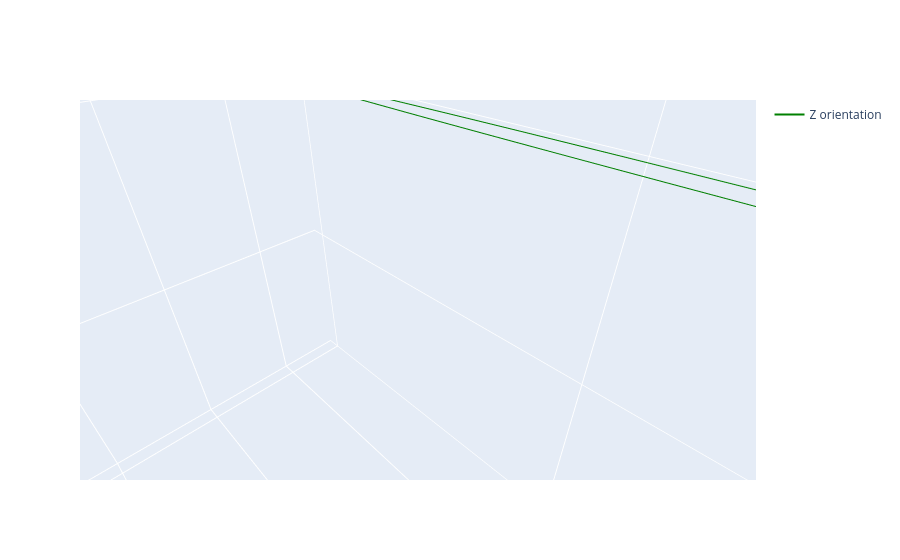

The notebook cell saved with this chart:
### Code cell
# List of all rings
from Parameters import *
from Geometry import to3D, Rectangle_packing, Ellipse_packing
Params['Packing'] = 'Rectangle'
Params['Dx'] = Params['Dy'] =15 * 10 ** -2
Params['Dz'] = Params['Dx']
Params['Orientations'] = 'z'
Params['N'], Params['shape'] = to3D(1, 1, 2, 'z')
Rings_dict = Rectangle_packing(Params, Fill=False)
Rings_list = np.concatenate([Rings_dict[pos] for pos in Rings_dict])

fig = draw(Rings_list, Orientations)
fig.update_layout(scene=dict(
    aspectmode='manual',  # Устанавливаем ручной режим
    aspectratio=dict(x=Params['Dx']*70, y=Params['Dy']*70, z=Params['Dz']*70),
))
fig.show()
